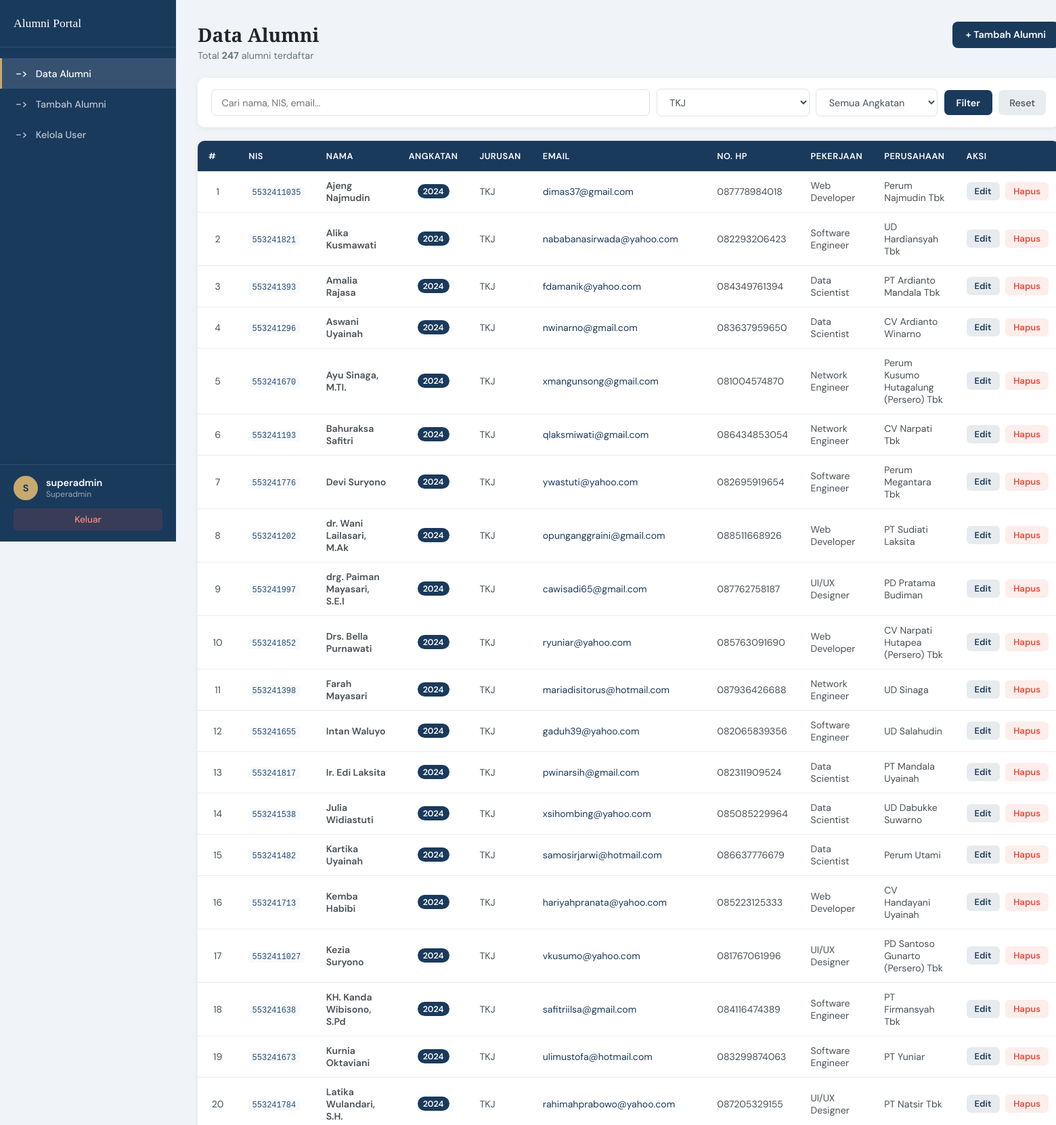
The app's page /dashboard_admin.php?jurusan=TKJ (signed in, upper part) with its own data.
### tables this page shows
CREATE TABLE `alumni` (
  `id_alumni`   INT(11)      NOT NULL AUTO_INCREMENT,
  `nim`         VARCHAR(20)  NOT NULL,
  `nama`        VARCHAR(100) NOT NULL,
  `angkatan`    YEAR         NOT NULL,
  `jurusan`     VARCHAR(100) NOT NULL,
  `email`       VARCHAR(100) NOT NULL,
  `no_hp`       VARCHAR(20)  NOT NULL,
  `pekerjaan`   VARCHAR(100) DEFAULT NULL,
  `perusahaan`  VARCHAR(150) DEFAULT NULL,
  `alamat`      TEXT         DEFAULT NULL,
  `created_at`  TIMESTAMP    NOT NULL DEFAULT CURRENT_TIMESTAMP,
  PRIMARY KEY (`id_alumni`)
);

### dashboard_admin.php (the view, shortened to what this page needs)
<?php
require 'koneksi.php';
$search   = trim($_GET['search'] ?? '');
$jurusan  = trim($_GET['jurusan'] ?? '');
$angkatan = trim($_GET['angkatan'] ?? '');
$where  = [];
$params = [];
if ($jurusan) {
    $where[]  = 'jurusan = ?';
    $params[] = $jurusan;
}
$sql = "SELECT * FROM alumni";
if ($where) {
    $sql .= " WHERE " . implode(' AND ', $where);
}
$sql .= " ORDER BY angkatan DESC, nama ASC";
$stmt = $pdo->prepare($sql);
$stmt->execute($params);
$alumni = $stmt->fetchAll();
$jurusans  = $pdo->query("SELECT DISTINCT jurusan FROM alumni ORDER BY jurusan")->fetchAll(PDO::FETCH_COLUMN);
$total = count($alumni);
?>
<!DOCTYPE html>
<html lang="id">
<head>
    <link rel="stylesheet" href="style/dashboard.css">
</head>
<body>
    <aside class="sidebar">
        <div class="sidebar-brand">
            <span class="brand-name">Alumni Portal</span>
        </div>
        <nav class="sidebar-nav">
            <a href="dashboard_admin.php" class="nav-item active">
                <span class="nav-icon">-></span> Data Alumni
            </a>
            <a href="tambah.php" class="nav-item">
                <span class="nav-icon">-></span> Tambah Alumni
            </a>
            <?php if ($_SESSION['role'] === 'superadmin'): ?>
                <a href="/users.php" class="nav-item">
                    <span class="nav-icon">-></span> Kelola User
                </a>
            <?php endif; ?>
        </nav>
        <div class="sidebar-footer">
            <div class="user-info">
                <div class="user-avatar"><?= strtoupper($_SESSION['username'][0]) ?></div>
                <div>
                    <div class="user-name"><?= htmlspecialchars($_SESSION['username']) ?></div>
                    <div class="user-role"><?= ucfirst($_SESSION['role']) ?></div>
                </div>
            </div>
            <a href="logout.php" class="btn-logout">Keluar</a>
        </div>
    </aside>
    <main class="main-content">
        <div class="page-header">
            <div>
                <h1 class="page-title">Data Alumni</h1>
                <p class="page-subtitle">Total <strong><?= $total ?></strong> alumni terdaftar</p>
            </div>
            <a href="tambah.php" class="btn-primary">+ Tambah Alumni</a>
        </div>
        <form method="GET" class="filter-bar">
            <input type="text" name="search" placeholder="Cari nama, NIS, email..."
                value="<?= htmlspecialchars($search) ?>" class="filter-input">
            <select name="jurusan" class="filter-select">
                <?php foreach ($jurusans as $j): ?>
                    <option value="<?= htmlspecialchars($j) ?>" <?= $jurusan === $j ? 'selected' : '' ?>>
                        <?= htmlspecialchars($j) ?>
                    </option>
                <?php endforeach; ?>
            </select>
            <select name="angkatan" class="filter-select">
                <option value="">Semua Angkatan</option>
            </select>
            <button type="submit" class="btn-filter">Filter</button>
            <?php if ($search || $jurusan || $angkatan): ?>
                <a href="dashboard_admin.php" class="btn-reset">Reset</a>
            <?php endif; ?>
        </form>
        <div class="table-wrapper">
            <?php if (empty($alumni)): ?>
                <div class="empty-state">
                    <h3>Belum ada data alumni</h3>
                    <p>Mulai tambahkan data alumni menggunakan tombol "Tambah Alumni".</p>
                </div>
            <?php else: ?>
                <table class="data-table">
                    <thead>
                        <tr>
                            <th>#</th>
                            <th>NIS</th>
                            <th>Nama</th>
                            <th>Angkatan</th>
                            <th>Jurusan</th>
                            <th>Email</th>
                            <th>No. HP</th>
                            <th>Pekerjaan</th>
                            <th>Perusahaan</th>
                            <th>Aksi</th>
                        </tr>
                    </thead>
                    <tbody>
                        <?php foreach ($alumni as $i => $a): ?>
                            <tr>
                                <td class="td-center"><?= $i + 1 ?></td>
                                <td><code><?= htmlspecialchars($a['nim']) ?></code></td>
                                <td class="td-nama"><?= htmlspecialchars($a['nama']) ?></td>
                                <td class="td-center">
                                    <span class="badge-angkatan"><?= $a['angkatan'] ?></span>
                                </td>
                                <td><?= htmlspecialchars($a['jurusan']) ?></td>
                                <td><a href="mailto:<?= htmlspecialchars($a['email']) ?>"><?= htmlspecialchars($a['email']) ?></a></td>
                                <td><?= htmlspecialchars($a['no_hp']) ?></td>
                                <td><?= htmlspecialchars($a['pekerjaan'] ?? '-') ?></td>
                                <td><?= htmlspecialchars($a['perusahaan'] ?? '-') ?></td>
                                <td class="td-aksi">
                                    <a href="edit.php?id=<?= $a['id_alumni'] ?>" class="btn-edit">Edit</a>
                                    <form method="POST" action="delete.php" onsubmit="return confirmDelete('<?= htmlspecialchars($a['nama']) ?>')">
                                        <button type="submit" class="btn-delete">Hapus</button>
                                    </form>
                                </td>
                            </tr>
                        <?php endforeach; ?>
                    </tbody>
                </table>
            <?php endif; ?>
        </div>
    </main>
</body>
</html>

### records on screen
alumni: nim "5532411035", nama "Ajeng Najmudin", angkatan "2024", jurusan "TKJ", email "dimas37@gmail.com", no_hp "087778984018", pekerjaan "Web Developer", perusahaan "Perum Najmudin Tbk"
alumni: nim "553241821", nama "Alika Kusmawati", angkatan "2024", jurusan "TKJ", email "nababanasirwada@yahoo.com", no_hp "082293206423", pekerjaan "Software Engineer", perusahaan "UD Hardiansyah Tbk"
alumni: nim "553241393", nama "Amalia Rajasa", angkatan "2024", jurusan "TKJ", email "fdamanik@yahoo.com", no_hp "084349761394", pekerjaan "Data Scientist", perusahaan "PT Ardianto Mandala Tbk"
alumni: nim "553241296", nama "Aswani Uyainah", angkatan "2024", jurusan "TKJ", email "nwinarno@gmail.com", no_hp "083637959650", pekerjaan "Data Scientist", perusahaan "CV Ardianto Winarno"
alumni: nim "553241670", nama "Ayu Sinaga, M.TI.", angkatan "2024", jurusan "TKJ", email "xmangunsong@gmail.com", no_hp "081004574870", pekerjaan "Network Engineer", perusahaan "Perum Kusumo Hutagalung (Persero) Tbk"
alumni: nim "553241193", nama "Bahuraksa Safitri", angkatan "2024", jurusan "TKJ", email "qlaksmiwati@gmail.com", no_hp "086434853054", pekerjaan "Network Engineer", perusahaan "CV Narpati Tbk"
alumni: nim "553241776", nama "Devi Suryono", angkatan "2024", jurusan "TKJ", email "ywastuti@yahoo.com", no_hp "082695919654", pekerjaan "Software Engineer", perusahaan "Perum Megantara Tbk"
alumni: nim "553241202", nama "dr. Wani Lailasari, M.Ak", angkatan "2024", jurusan "TKJ", email "opunganggraini@gmail.com", no_hp "088511668926", pekerjaan "Web Developer", perusahaan "PT Sudiati Laksita"
alumni: nim "553241997", nama "drg. Paiman Mayasari, S.E.I", angkatan "2024", jurusan "TKJ", email "cawisadi65@gmail.com", no_hp "087762758187", pekerjaan "UI/UX Designer", perusahaan "PD Pratama Budiman"
alumni: nim "553241852", nama "Drs. Bella Purnawati", angkatan "2024", jurusan "TKJ", email "ryuniar@yahoo.com", no_hp "085763091690", pekerjaan "Web Developer", perusahaan "CV Narpati Hutapea (Persero) Tbk"
alumni: nim "553241398", nama "Farah Mayasari", angkatan "2024", jurusan "TKJ", email "mariadisitorus@hotmail.com", no_hp "087936426688", pekerjaan "Network Engineer", perusahaan "UD Sinaga"
alumni: nim "553241655", nama "Intan Waluyo", angkatan "2024", jurusan "TKJ", email "gaduh39@yahoo.com", no_hp "082065839356", pekerjaan "Software Engineer", perusahaan "UD Salahudin"
alumni: nim "553241817", nama "Ir. Edi Laksita", angkatan "2024", jurusan "TKJ", email "pwinarsih@gmail.com", no_hp "082311909524", pekerjaan "Data Scientist", perusahaan "PT Mandala Uyainah"
alumni: nim "553241538", nama "Julia Widiastuti", angkatan "2024", jurusan "TKJ", email "xsihombing@yahoo.com", no_hp "085085229964", pekerjaan "Data Scientist", perusahaan "UD Dabukke Suwarno"
alumni: nim "553241482", nama "Kartika Uyainah", angkatan "2024", jurusan "TKJ", email "samosirjarwi@hotmail.com", no_hp "086637776679", pekerjaan "Data Scientist", perusahaan "Perum Utami"
alumni: nim "553241713", nama "Kemba Habibi", angkatan "2024", jurusan "TKJ", email "hariyahpranata@yahoo.com", no_hp "085223125333", pekerjaan "Web Developer", perusahaan "CV Handayani Uyainah"
alumni: nim "5532411027", nama "Kezia Suryono", angkatan "2024", jurusan "TKJ", email "vkusumo@yahoo.com", no_hp "081767061996", pekerjaan "UI/UX Designer", perusahaan "PD Santoso Gunarto (Persero) Tbk"
alumni: nim "553241638", nama "KH. Kanda Wibisono, S.Pd", angkatan "2024", jurusan "TKJ", email "safitriilsa@gmail.com", no_hp "084116474389", pekerjaan "Software Engineer", perusahaan "PT Firmansyah Tbk"
alumni: nim "553241673", nama "Kurnia Oktaviani", angkatan "2024", jurusan "TKJ", email "ulimustofa@hotmail.com", no_hp "083299874063", pekerjaan "Software Engineer", perusahaan "PT Yuniar"
alumni: nim "553241784", nama "Latika Wulandari, S.H.", angkatan "2024", jurusan "TKJ", email "rahimahprabowo@yahoo.com", no_hp "087205329155", pekerjaan "UI/UX Designer", perusahaan "PT Natsir Tbk"

### other values on screen
$_SESSION['username'][0] "S"
$_SESSION['username'] "superadmin"
$_SESSION['role'] "Superadmin"
$total "247"
form field jurusan "TKJ"
